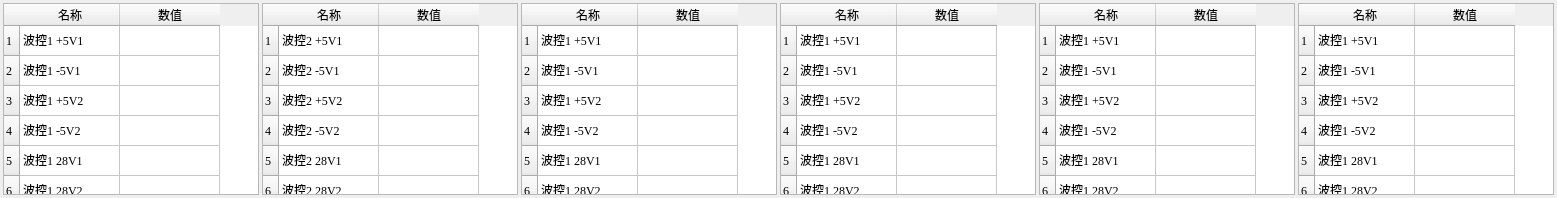
     <widget class="QWidget" name="telemetryTab1">
      <attribute name="title">
       <string>遥测1</string>
      </attribute>
      <layout class="QHBoxLayout" name="horizontalLayout_6">
       <property name="spacing">
        <number>3</number>
       </property>
       <property name="leftMargin">
        <number>3</number>
       </property>
       <property name="topMargin">
        <number>3</number>
       </property>
       <property name="rightMargin">
        <number>3</number>
       </property>
       <property name="bottomMargin">
        <number>3</number>
       </property>
       <item>
        <widget class="QTableWidget" name="telemetryTable1_1">
         <property name="font">
          <font>
           <family>Times New Roman</family>
           <pointsize>9</pointsize>
          </font>
         </property>
         <property name="focusPolicy">
          <enum>Qt::WheelFocus</enum>
         </property>
         <property name="verticalScrollBarPolicy">
          <enum>Qt::ScrollBarAlwaysOff</enum>
         </property>
         <property name="horizontalScrollBarPolicy">
          <enum>Qt::ScrollBarAlwaysOff</enum>
         </property>
         <property name="autoScroll">
          <bool>true</bool>
         </property>
         <property name="rowCount">
          <number>15</number>
         </property>
         <property name="columnCount">
          <number>2</number>
         </property>
         <row>
          <property name="text">
           <string>1</string>
          </property>
         </row>
         <row>
          <property name="text">
           <string>2</string>
          </property>
         </row>
         <row>
          <property name="text">
           <string>3</string>
          </property>
         </row>
         <row>
          <property name="text">
           <string>4</string>
          </property>
         </row>
         <row>
          <property name="text">
           <string>5</string>
          </property>
         </row>
         <row>
          <property name="text">
           <string>6</string>
          </property>
         </row>
         <row>
          <property name="text">
           <string>7</string>
          </property>
         </row>
         <row>
          <property name="text">
           <string>8</string>
          </property>
         </row>
         <row>
          <property name="text">
           <string>9</string>
          </property>
         </row>
         <row>
          <property name="text">
           <string>10</string>
          </property>
         </row>
         <row>
          <property name="text">
           <string>11</string>
          </property>
         </row>
         <row>
          <property name="text">
           <string>12</string>
          </property>
         </row>
         <row>
          <property name="text">
           <string>13</string>
          </property>
         </row>
         <row>
          <property name="text">
           <string>14</string>
          </property>
         </row>
         <row>
          <property name="text">
           <string>15</string>
          </property>
         </row>
         <column>
          <property name="text">
           <string>名称</string>
          </property>
         </column>
         <column>
          <property name="text">
           <string>数值</string>
          </property>
         </column>
         <item row="0" column="0">
          <property name="text">
           <string>波控1 +5V1</string>
          </property>
         </item>
         <item row="1" column="0">
          <property name="text">
           <string>波控1 -5V1</string>
          </property>
         </item>
         <item row="2" column="0">
          <property name="text">
           <string>波控1 +5V2</string>
          </property>
         </item>
         <item row="3" column="0">
          <property name="text">
           <string>波控1 -5V2</string>
          </property>
         </item>
         <item row="4" column="0">
          <property name="text">
           <string>波控1 28V1</string>
          </property>
         </item>
         <item row="5" column="0">
          <property name="text">
           <string>波控1 28V2</string>
          </property>
         </item>
         <item row="6" column="0">
          <property name="text">
           <string>波控1 TR组件1</string>
          </property>
         </item>
         <item row="7" column="0">
          <property name="text">
           <string>波控1 TR组件2</string>
          </property>
         </item>
         <item row="8" column="0">
          <property name="text">
           <string>波控1 TR组件3</string>
          </property>
         </item>
         <item row="9" column="0">
          <property name="text">
           <string>波控1 TR组件4</string>
          </property>
         </item>
         <item row="10" column="0">
          <property name="text">
           <string>波控1 TR组件5</string>
          </property>
         </item>
         <item row="11" column="0">
          <property name="text">
           <string>波控1 TR组件6</string>
          </property>
         </item>
         <item row="12" column="0">
          <property name="text">
           <string>波控1 TR组件7</string>
          </property>
         </item>
         <item row="13" column="0">
          <property name="text">
           <string>波控1 TR组件8</string>
          </property>
         </item>
         <item row="14" column="0">
          <property name="text">
           <string>波控1 数字遥测</string>
          </property>
         </item>
        </widget>
       </item>
       <item>
        <widget class="QTableWidget" name="telemetryTable1_2">
         <property name="font">
          <font>
           <family>Times New Roman</family>
           <pointsize>9</pointsize>
          </font>
         </property>
         <property name="focusPolicy">
          <enum>Qt::WheelFocus</enum>
         </property>
         <property name="verticalScrollBarPolicy">
          <enum>Qt::ScrollBarAlwaysOff</enum>
         </property>
         <property name="horizontalScrollBarPolicy">
          <enum>Qt::ScrollBarAlwaysOff</enum>
         </property>
         <property name="autoScroll">
          <bool>true</bool>
         </property>
         <property name="rowCount">
          <number>15</number>
         </property>
         <property name="columnCount">
          <number>2</number>
         </property>
         <row>
          <property name="text">
           <string>1</string>
          </property>
         </row>
         <row>
          <property name="text">
           <string>2</string>
          </property>
         </row>
         <row>
          <property name="text">
           <string>3</string>
          </property>
         </row>
         <row>
          <property name="text">
           <string>4</string>
          </property>
         </row>
         <row>
          <property name="text">
           <string>5</string>
          </property>
         </row>
         <row>
          <property name="text">
           <string>6</string>
          </property>
         </row>
         <row>
          <property name="text">
           <string>7</string>
          </property>
         </row>
         <row>
          <property name="text">
           <string>8</string>
          </property>
         </row>
         <row>
          <property name="text">
           <string>9</string>
          </property>
         </row>
         <row>
          <property name="text">
           <string>10</string>
          </property>
         </row>
         <row>
          <property name="text">
           <string>11</string>
          </property>
         </row>
         <row>
          <property name="text">
           <string>12</string>
          </property>
         </row>
         <row>
          <property name="text">
           <string>13</string>
          </property>
         </row>
         <row>
          <property name="text">
           <string>14</string>
          </property>
         </row>
         <row>
          <property name="text">
           <string>15</string>
          </property>
         </row>
         <column>
          <property name="text">
           <string>名称</string>
          </property>
         </column>
         <column>
          <property name="text">
           <string>数值</string>
          </property>
         </column>
         <item row="0" column="0">
          <property name="text">
           <string>波控2 +5V1</string>
          </property>
         </item>
         <item row="1" column="0">
          <property name="text">
           <string>波控2 -5V1</string>
          </property>
         </item>
         <item row="2" column="0">
          <property name="text">
           <string>波控2 +5V2</string>
          </property>
         </item>
         <item row="3" column="0">
          <property name="text">
           <string>波控2 -5V2</string>
          </property>
         </item>
         <item row="4" column="0">
          <property name="text">
           <string>波控2 28V1</string>
          </property>
         </item>
         <item row="5" column="0">
          <property name="text">
           <string>波控2 28V2</string>
          </property>
         </item>
         <item row="6" column="0">
          <property name="text">
           <string>波控2 TR组件1</string>
          </property>
         </item>
         <item row="7" column="0">
          <property name="text">
           <string>波控2 TR组件2</string>
          </property>
         </item>
         <item row="8" column="0">
          <property name="text">
           <string>波控2 TR组件3</string>
          </property>
         </item>
         <item row="9" column="0">
          <property name="text">
           <string>波控2 TR组件4</string>
          </property>
         </item>
         <item row="10" column="0">
          <property name="text">
           <string>波控2 TR组件5</string>
          </property>
         </item>
         <item row="11" column="0">
          <property name="text">
           <string>波控2 TR组件6</string>
          </property>
         </item>
         <item row="12" column="0">
          <property name="text">
           <string>波控2 TR组件7</string>
          </property>
         </item>
         <item row="13" column="0">
          <property name="text">
           <string>波控2 TR组件8</string>
          </property>
         </item>
         <item row="14" column="0">
          <property name="text">
           <string>波控2 数字遥测</string>
          </property>
         </item>
        </widget>
       </item>
       <item>
        <widget class="QTableWidget" name="telemetryTable1_3">
         <property name="font">
          <font>
           <family>Times New Roman</family>
           <pointsize>9</pointsize>
          </font>
         </property>
         <property name="focusPolicy">
          <enum>Qt::WheelFocus</enum>
         </property>
         <property name="verticalScrollBarPolicy">
          <enum>Qt::ScrollBarAlwaysOff</enum>
         </property>
         <property name="horizontalScrollBarPolicy">
          <enum>Qt::ScrollBarAlwaysOff</enum>
         </property>
         <property name="autoScroll">
          <bool>true</bool>
         </property>
         <property name="rowCount">
          <number>15</number>
         </property>
         <property name="columnCount">
          <number>2</number>
         </property>
         <row>
          <property name="text">
           <string>1</string>
          </property>
         </row>
         <row>
          <property name="text">
           <string>2</string>
          </property>
         </row>
         <row>
          <property name="text">
           <string>3</string>
          </property>
         </row>
         <row>
          <property name="text">
           <string>4</string>
          </property>
         </row>
         <row>
          <property name="text">
           <string>5</string>
          </property>
         </row>
         <row>
          <property name="text">
           <string>6</string>
          </property>
         </row>
         <row>
          <property name="text">
           <string>7</string>
          </property>
         </row>
         <row>
          <property name="text">
           <string>8</string>
          </property>
         </row>
         <row>
          <property name="text">
           <string>9</string>
          </property>
         </row>
         <row>
          <property name="text">
           <string>10</string>
          </property>
         </row>
         <row>
          <property name="text">
           <string>11</string>
          </property>
         </row>
         <row>
          <property name="text">
           <string>12</string>
          </property>
         </row>
         <row>
          <property name="text">
           <string>13</string>
          </property>
         </row>
         <row>
          <property name="text">
           <string>14</string>
          </property>
         </row>
         <row>
          <property name="text">
           <string>15</string>
          </property>
         </row>
         <column>
          <property name="text">
           <string>名称</string>
          </property>
         </column>
         <column>
          <property name="text">
           <string>数值</string>
          </property>
         </column>
         <item row="0" column="0">
          <property name="text">
           <string>波控1 +5V1</string>
          </property>
         </item>
         <item row="1" column="0">
          <property name="text">
           <string>波控1 -5V1</string>
          </property>
         </item>
         <item row="2" column="0">
          <property name="text">
           <string>波控1 +5V2</string>
          </property>
         </item>
         <item row="3" column="0">
          <property name="text">
           <string>波控1 -5V2</string>
          </property>
         </item>
         <item row="4" column="0">
          <property name="text">
           <string>波控1 28V1</string>
          </property>
         </item>
         <item row="5" column="0">
          <property name="text">
           <string>波控1 28V2</string>
          </property>
         </item>
         <item row="6" column="0">
          <property name="text">
           <string>波控1 TR组件1</string>
          </property>
         </item>
         <item row="7" column="0">
          <property name="text">
           <string>波控1 TR组件2</string>
          </property>
         </item>
         <item row="8" column="0">
          <property name="text">
           <string>波控1 TR组件3</string>
          </property>
         </item>
         <item row="9" column="0">
          <property name="text">
           <string>波控1 TR组件4</string>
          </property>
         </item>
         <item row="10" column="0">
          <property name="text">
           <string>波控1 TR组件5</string>
          </property>
         </item>
         <item row="11" column="0">
          <property name="text">
           <string>波控1 TR组件6</string>
          </property>
         </item>
         <item row="12" column="0">
          <property name="text">
           <string>波控1 TR组件7</string>
          </property>
         </item>
         <item row="13" column="0">
          <property name="text">
           <string>波控1 TR组件8</string>
          </property>
         </item>
         <item row="14" column="0">
          <property name="text">
           <string>波控1 数字遥测</string>
          </property>
         </item>
        </widget>
       </item>
       <item>
        <widget class="QTableWidget" name="telemetryTable1_4">
         <property name="font">
          <font>
           <family>Times New Roman</family>
           <pointsize>9</pointsize>
          </font>
         </property>
         <property name="focusPolicy">
          <enum>Qt::WheelFocus</enum>
         </property>
         <property name="verticalScrollBarPolicy">
          <enum>Qt::ScrollBarAlwaysOff</enum>
         </property>
         <property name="horizontalScrollBarPolicy">
          <enum>Qt::ScrollBarAlwaysOff</enum>
         </property>
         <property name="autoScroll">
          <bool>true</bool>
         </property>
         <property name="rowCount">
          <number>15</number>
         </property>
         <property name="columnCount">
          <number>2</number>
         </property>
         <row>
          <property name="text">
           <string>1</string>
          </property>
         </row>
         <row>
          <property name="text">
           <string>2</string>
          </property>
         </row>
         <row>
          <property name="text">
           <string>3</string>
          </property>
         </row>
         <row>
          <property name="text">
           <string>4</string>
          </property>
         </row>
         <row>
          <property name="text">
           <string>5</string>
          </property>
         </row>
         <row>
          <property name="text">
           <string>6</string>
          </property>
         </row>
         <row>
          <property name="text">
           <string>7</string>
          </property>
         </row>
         <row>
          <property name="text">
           <string>8</string>
          </property>
         </row>
         <row>
          <property name="text">
           <string>9</string>
          </property>
         </row>
         <row>
          <property name="text">
           <string>10</string>
          </property>
         </row>
         <row>
          <property name="text">
           <string>11</string>
          </property>
         </row>
         <row>
          <property name="text">
           <string>12</string>
          </property>
         </row>
         <row>
          <property name="text">
           <string>13</string>
          </property>
         </row>
         <row>
          <property name="text">
           <string>14</string>
          </property>
         </row>
         <row>
          <property name="text">
           <string>15</string>
          </property>
         </row>
         <column>
          <property name="text">
           <string>名称</string>
          </property>
         </column>
         <column>
          <property name="text">
           <string>数值</string>
          </property>
         </column>
         <item row="0" column="0">
          <property name="text">
           <string>波控1 +5V1</string>
          </property>
         </item>
         <item row="1" column="0">
          <property name="text">
           <string>波控1 -5V1</string>
          </property>
         </item>
         <item row="2" column="0">
          <property name="text">
           <string>波控1 +5V2</string>
          </property>
         </item>
         <item row="3" column="0">
          <property name="text">
           <string>波控1 -5V2</string>
          </property>
         </item>
         <item row="4" column="0">
          <property name="text">
           <string>波控1 28V1</string>
          </property>
         </item>
         <item row="5" column="0">
          <property name="text">
           <string>波控1 28V2</string>
          </property>
         </item>
         <item row="6" column="0">
          <property name="text">
           <string>波控1 TR组件1</string>
          </property>
         </item>
         <item row="7" column="0">
          <property name="text">
           <string>波控1 TR组件2</string>
          </property>
         </item>
         <item row="8" column="0">
          <property name="text">
           <string>波控1 TR组件3</string>
          </property>
         </item>
         <item row="9" column="0">
          <property name="text">
           <string>波控1 TR组件4</string>
          </property>
         </item>
         <item row="10" column="0">
          <property name="text">
           <string>波控1 TR组件5</string>
          </property>
         </item>
         <item row="11" column="0">
          <property name="text">
           <string>波控1 TR组件6</string>
          </property>
         </item>
         <item row="12" column="0">
          <property name="text">
           <string>波控1 TR组件7</string>
          </property>
         </item>
         <item row="13" column="0">
          <property name="text">
           <string>波控1 TR组件8</string>
          </property>
         </item>
         <item row="14" column="0">
          <property name="text">
           <string>波控1 数字遥测</string>
          </property>
         </item>
        </widget>
       </item>
       <item>
        <widget class="QTableWidget" name="telemetryTable1_5">
         <property name="font">
          <font>
           <family>Times New Roman</family>
           <pointsize>9</pointsize>
          </font>
         </property>
         <property name="focusPolicy">
          <enum>Qt::WheelFocus</enum>
         </property>
         <property name="verticalScrollBarPolicy">
          <enum>Qt::ScrollBarAlwaysOff</enum>
         </property>
         <property name="horizontalScrollBarPolicy">
          <enum>Qt::ScrollBarAlwaysOff</enum>
         </property>
         <property name="autoScroll">
          <bool>true</bool>
         </property>
         <property name="rowCount">
          <number>15</number>
         </property>
         <property name="columnCount">
          <number>2</number>
         </property>
         <row>
          <property name="text">
           <string>1</string>
          </property>
         </row>
         <row>
          <property name="text">
           <string>2</string>
          </property>
         </row>
         <row>
          <property name="text">
           <string>3</string>
          </property>
         </row>
         <row>
          <property name="text">
           <string>4</string>
          </property>
         </row>
         <row>
          <property name="text">
           <string>5</string>
          </property>
         </row>
         <row>
          <property name="text">
           <string>6</string>
          </property>
         </row>
         <row>
          <property name="text">
           <string>7</string>
          </property>
         </row>
         <row>
          <property name="text">
           <string>8</string>
          </property>
         </row>
         <row>
          <property name="text">
           <string>9</string>
          </property>
         </row>
         <row>
          <property name="text">
           <string>10</string>
          </property>
         </row>
         <row>
          <property name="text">
           <string>11</string>
          </property>
         </row>
         <row>
          <property name="text">
           <string>12</string>
          </property>
         </row>
         <row>
          <property name="text">
           <string>13</string>
          </property>
         </row>
         <row>
          <property name="text">
           <string>14</string>
          </property>
         </row>
         <row>
          <property name="text">
           <string>15</string>
          </property>
         </row>
         <column>
          <property name="text">
           <string>名称</string>
          </property>
         </column>
         <column>
          <property name="text">
           <string>数值</string>
          </property>
         </column>
         <item row="0" column="0">
          <property name="text">
           <string>波控1 +5V1</string>
          </property>
         </item>
         <item row="1" column="0">
          <property name="text">
           <string>波控1 -5V1</string>
          </property>
         </item>
         <item row="2" column="0">
          <property name="text">
           <string>波控1 +5V2</string>
          </property>
         </item>
         <item row="3" column="0">
          <property name="text">
           <string>波控1 -5V2</string>
          </property>
         </item>
         <item row="4" column="0">
          <property name="text">
           <string>波控1 28V1</string>
          </property>
         </item>
         <item row="5" column="0">
          <property name="text">
           <string>波控1 28V2</string>
          </property>
         </item>
         <item row="6" column="0">
          <property name="text">
           <string>波控1 TR组件1</string>
          </property>
         </item>
         <item row="7" column="0">
          <property name="text">
           <string>波控1 TR组件2</string>
          </property>
         </item>
         <item row="8" column="0">
          <property name="text">
           <string>波控1 TR组件3</string>
          </property>
         </item>
         <item row="9" column="0">
          <property name="text">
           <string>波控1 TR组件4</string>
          </property>
         </item>
         <item row="10" column="0">
          <property name="text">
           <string>波控1 TR组件5</string>
          </property>
         </item>
         <item row="11" column="0">
          <property name="text">
           <string>波控1 TR组件6</string>
          </property>
         </item>
         <item row="12" column="0">
          <property name="text">
           <string>波控1 TR组件7</string>
          </property>
         </item>
         <item row="13" column="0">
          <property name="text">
           <string>波控1 TR组件8</string>
          </property>
         </item>
         <item row="14" column="0">
          <property name="text">
           <string>波控1 数字遥测</string>
          </property>
         </item>
        </widget>
       </item>
       <item>
        <widget class="QTableWidget" name="telemetryTable1_6">
         <property name="font">
          <font>
           <family>Times New Roman</family>
           <pointsize>9</pointsize>
          </font>
         </property>
         <property name="focusPolicy">
          <enum>Qt::WheelFocus</enum>
         </property>
         <property name="verticalScrollBarPolicy">
          <enum>Qt::ScrollBarAlwaysOff</enum>
         </property>
         <property name="horizontalScrollBarPolicy">
          <enum>Qt::ScrollBarAlwaysOff</enum>
         </property>
         <property name="autoScroll">
          <bool>true</bool>
         </property>
         <property name="rowCount">
          <number>15</number>
         </property>
         <property name="columnCount">
          <number>2</number>
         </property>
         <row>
          <property name="text">
           <string>1</string>
          </property>
         </row>
         <row>
          <property name="text">
           <string>2</string>
          </property>
         </row>
         <row>
          <property name="text">
           <string>3</string>
          </property>
         </row>
         <row>
          <property name="text">
           <string>4</string>
          </property>
         </row>
         <row>
          <property name="text">
           <string>5</string>
          </property>
         </row>
         <row>
          <property name="text">
           <string>6</string>
          </property>
         </row>
         <row>
          <property name="text">
           <string>7</string>
          </property>
         </row>
         <row>
          <property name="text">
           <string>8</string>
          </property>
         </row>
         <row>
          <property name="text">
           <string>9</string>
          </property>
         </row>
         <row>
          <property name="text">
           <string>10</string>
          </property>
         </row>
         <row>
          <property name="text">
           <string>11</string>
          </property>
         </row>
         <row>
          <property name="text">
           <string>12</string>
          </property>
         </row>
         <row>
          <property name="text">
           <string>13</string>
          </property>
         </row>
         <row>
          <property name="text">
           <string>14</string>
          </property>
         </row>
         <row>
          <property name="text">
           <string>15</string>
          </property>
         </row>
         <column>
          <property name="text">
           <string>名称</string>
          </property>
         </column>
         <column>
          <property name="text">
           <string>数值</string>
          </property>
         </column>
         <item row="0" column="0">
          <property name="text">
           <string>波控1 +5V1</string>
          </property>
         </item>
         <item row="1" column="0">
          <property name="text">
           <string>波控1 -5V1</string>
          </property>
         </item>
         <item row="2" column="0">
          <property name="text">
           <string>波控1 +5V2</string>
          </property>
         </item>
         <item row="3" column="0">
          <property name="text">
           <string>波控1 -5V2</string>
          </property>
         </item>
         <item row="4" column="0">
          <property name="text">
           <string>波控1 28V1</string>
          </property>
         </item>
         <item row="5" column="0">
          <property name="text">
           <string>波控1 28V2</string>
          </property>
         </item>
         <item row="6" column="0">
          <property name="text">
           <string>波控1 TR组件1</string>
          </property>
         </item>
         <item row="7" column="0">
          <property name="text">
           <string>波控1 TR组件2</string>
          </property>
         </item>
         <item row="8" column="0">
          <property name="text">
           <string>波控1 TR组件3</string>
          </property>
         </item>
         <item row="9" column="0">
          <property name="text">
           <string>波控1 TR组件4</string>
          </property>
         </item>
         <item row="10" column="0">
          <property name="text">
           <string>波控1 TR组件5</string>
          </property>
         </item>
         <item row="11" column="0">
          <property name="text">
           <string>波控1 TR组件6</string>
          </property>
         </item>
         <item row="12" column="0">
          <property name="text">
           <string>波控1 TR组件7</string>
          </property>
         </item>
         <item row="13" column="0">
          <property name="text">
           <string>波控1 TR组件8</string>
          </property>
         </item>
         <item row="14" column="0">
          <property name="text">
           <string>波控1 数字遥测</string>
          </property>
         </item>
        </widget>
       </item>
      </layout>
     </widget>
